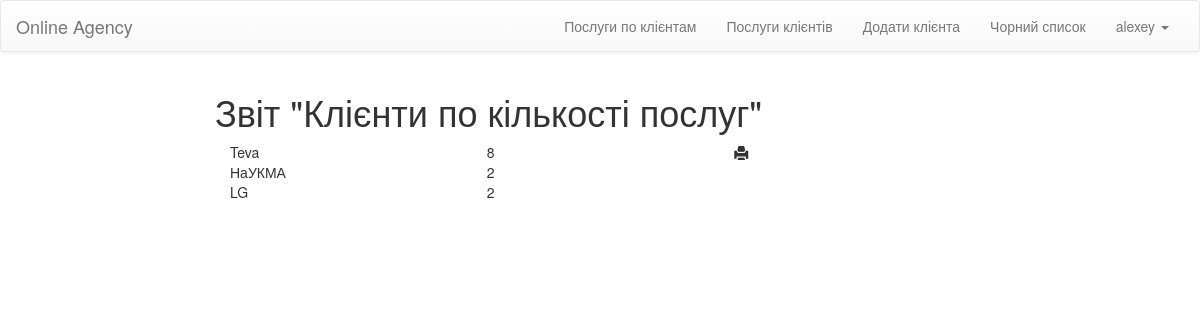
/clients/sevices/ (signed in), run on the app's committed database.
### OnlineAgecy/models.py (models this page shows, shortened)
class MyUser(AbstractUser):
    client_id = models.ForeignKey(Client, null=True)

class Client(models.Model):
    id = models.AutoField(primary_key=True)
    Name = models.CharField(max_length=40)
    Registration_adress =models.CharField(max_length=200)
    Office_adress = models.CharField(max_length=200)
    Phone = models.CharField(max_length=24)
    Personal_Discount = models.IntegerField()
    Software = models.CharField(max_length=40)
    Mail = models.CharField(max_length=40)
    Payment_info = models.CharField(max_length=255)

### OnlineAgecy/views.py (the view)
# urls.py: url(r'^clients/sevices/$', views.clients_services_count, name='clients_services_count'),
@login_required(login_url="login/")
def clients_services_count(request):
    items = Client.objects.raw('SELECT OnlineAgecy_client.Name, count(OnlineAgecy_contract_Services.id) AS num, OnlineAgecy_client.id, OnlineAgecy_contract.id '
                               'FROM (OnlineAgecy_client INNER JOIN OnlineAgecy_contract ON OnlineAgecy_client.id = OnlineAgecy_contract.Client_id_id)INNER JOIN OnlineAgecy_contract_Services ON OnlineAgecy_contract_Services.contract_id = OnlineAgecy_contract.id '
                               'GROUP BY OnlineAgecy_client.id '
                               'ORDER BY  count(OnlineAgecy_contract_Services.id) DESC')
    return render(request, 'clients/clients_services.html', {'items': items})

### templates/clients/clients_services.html (shortened to what this page needs)
{% extends 'layouts/base.html' %}
{% block content %}
    <div class="col-lg-8 col-lg-offset-2 col-md-8 col-md-offset-2">
        <h1> Звіт "Клієнти по кількості послуг"</h1>
    <span>
        <button onclick="myFunction()" class="print">
            <span class="glyphicon glyphicon glyphicon-print"></span>
        </button>
    </span>
    <table class="col-md-8">
          {% for Item in items %}
              <tr>
                  <td class="col-lg-6 col-md-6">{{ Item.Name }}</td>
                  <td class="col-lg-6 col-md-6">{{ Item.num }}</td>
              </tr>
          {% endfor %}
     </table>
    </div>
{% endblock %}

### templates/layouts/base.html (shortened to what this page needs)
	{% load staticfiles %}
	<!DOCTYPE html>
	<html>
	<head>
        <link rel="stylesheet" href="{% static 'css/main.css' %}">
	    <link rel="stylesheet" href="//maxcdn.bootstrapcdn.com/bootstrap/3.2.0/css/bootstrap.min.css">
        <link rel="stylesheet" href="//maxcdn.bootstrapcdn.com/bootstrap/3.2.0/css/bootstrap-theme.min.css">
        <link rel="stylesheet" href="https://cdnjs.cloudflare.com/ajax/libs/bootstrap-datetimepicker/4.17.37/css/bootstrap-datetimepicker.min.css" />
    </head>
	<body>
	<nav class="navbar navbar-default">
	  <div class="container-fluid">
	    <div class="navbar-header">
	      <a class="navbar-brand" href="/">Online Agency</a>
	    </div>
	    <div class="collapse navbar-collapse" id="bs-example-navbar-collapse-1">
	      <ul class="nav navbar-nav navbar-right">
              {% for group in user.groups.all %}
                {% if group.name == 'manager' %}
                  <li><a href="{% url 'contracts_services'  %} ">Послуги по клієнтам</a></li>
                  <li><a href="{% url 'clients_services_count'  %} ">Послуги клієнтів</a></li>
                  <li><a href="{% url 'client_new'  %} ">Додати клієнта</a></li>
                  <li><a href="{% url 'fresh_clients' %} ">Чорний список</a></li>
                {% endif %}
              {% endfor %}
	        <li class="dropdown">
	          <a href="#" class="dropdown-toggle" data-toggle="dropdown" role="button" aria-expanded="false">{{ request.user.username }} <span class="caret"></span></a>
	        </li>
	      </ul>
	    </div>
	  </div>
	</nav>
    {% block content %}
    {% endblock %}
	</body>
	</html>

### static/css/main.css (style rules this page uses)
.print { background-color:#FFFFFF; border: none; }

### data on the page
MyUser: user.username "alexey"
Client: Name "Teva", num "8"
Client: Name "НаУКМА", num "2"
Client: Name "LG", num "2"
